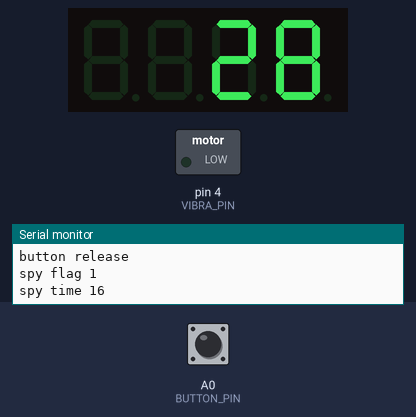
A program run on a simulated Arduino Pro Mini, built with avr-gcc and run on an emulated ATmega328P. On the bench: 4-digit seven-segment display, switched loads named in the program (green lamp = pin HIGH), the last lines printed to the serial monitor. The test bench sets the inputs (shaded band); at power-on: A0 (BUTTON_PIN) HIGH. Random numbers use the default seed unless the program sets one; the audio player accepts every command and is not drawn.

Above: at 9.1 s.
9.2 s: A0 (BUTTON_PIN) pulled LOW for 1.15 s
12.9 s: A0 (BUTTON_PIN) pulled LOW for 1.15 s
At 14.9 s:
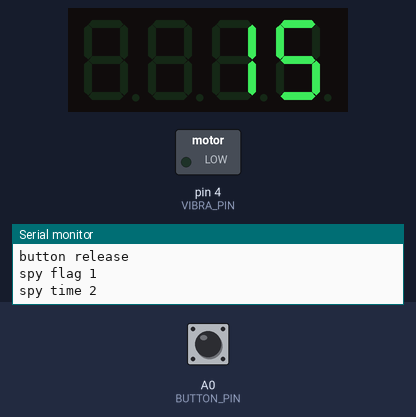
16.6 s: A0 (BUTTON_PIN) pulled LOW for 3.2 s
At 20.3 s:
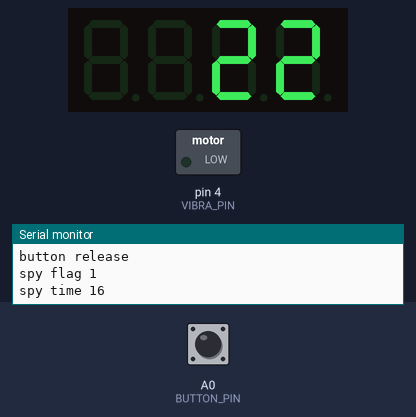
At 42.8 s:
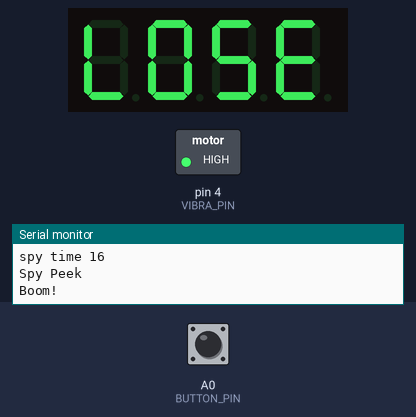
Timing chart, 0 to 43.9 s (numbered marks = the images above; inputs shaded):
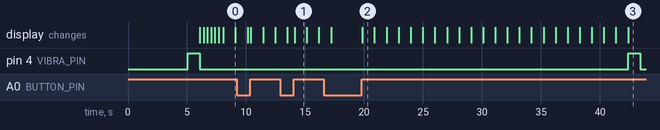

Measured:
- what the display in image 1 shows lasts 1.0 s, from 14.1 s to 15.1 s

The program:

main.cpp
```cpp
#include <Arduino.h>
#define _SS_MAX_RX_BUFF 64
#include <DFRobotDFPlayerMini.h>
#include <SoftwareSerial.h>
#include <TM1637Display.h>

// ############################
//
//  updates: remove 'reset'
//           just flash lose
//
//  move 'odds' of skipping
//    spy mode to top of code
//
// ###########################

// odds of skipping spy mode
//    1/X
const int X = 4;
// The maximum count for the game
const int MAX_COUNT = 30;
// The minimum count for the game
const int MIN_COUNT = 15;

// The amount of time (in milliseconds) between tests
const int COUNTDOWN_DELAY = 1000;
// The analog pin used to generate a random seed
const int RANDOM_SEED_ANALOG_PIN = A6;
// The button pin
const int BUTTON_PIN = A0;
// The vibration motor pin
const int VIBRA_PIN = 4;
// DFPlayer Mini serial pins
const int DF_RX_PIN = 7;  // Arduino RX ← DFPlayer TX
const int DF_TX_PIN = 6;  // Arduino TX → DFPlayer RX (via 1kΩ resistor)

// SD card sound file indices in folder /01/
const int GAME_SOUND_FOLDER = 1;
const int SOUND_SPY = 1;   // 001.mp3 – three-beep spy peek
const int SOUND_BOOM = 2;  // 002.mp3 – explosion

// Meme sounds: folder /02/ on SD card
const int SOUND_MEME_FOLDER = 2;
int memeFileCount = 0;  // populated in setup() via readFileCountsInFolder()

void ( *resetFunc )( void ) = 0;

// Module connection pins (Digital Pins)
const auto CLK = A2;
const auto DIO = A3;
TM1637Display display( CLK, DIO );
SoftwareSerial dfSerial( DF_RX_PIN, DF_TX_PIN );
DFRobotDFPlayerMini dfPlayer;

void
blankDisplay( )
{
    const uint8_t blank[] = { 0, 0, 0, 0 };
    display.setSegments( blank );
}

void
loseDisplay( )
{
    const uint8_t lose[] = { 0X38, 0X3F, 0X6D, 0X79 };
    display.setSegments( lose );
}

void
rstDisplay( )
{
    const uint8_t reset[] = { 0X00, 0X50, 0X6D, 0X78 };
    display.setSegments( reset );
}

void
printDFPlayerDetail( uint8_t type, int value )
{
    switch ( type )
    {
    case TimeOut:
        Serial.println( "DF: timed out (no response)" );
        break;
    case DFPlayerCardInserted:
        Serial.println( "DF: SD inserted" );
        break;
    case DFPlayerCardRemoved:
        Serial.println( "DF: SD removed" );
        break;
    case DFPlayerCardOnline:
        Serial.println( "DF: SD online" );
        break;
    case DFPlayerPlayFinished:
        Serial.print( "DF: finished file #" );
        Serial.println( value );
        break;
    case DFPlayerError:
        Serial.print( "DF error: " );
        switch ( value )
        {
        case Busy:
            Serial.println( "no SD / busy" );
            break;
        case Sleeping:
            Serial.println( "sleeping" );
            break;
        case FileIndexOut:
            Serial.println( "file index out of range" );
            break;
        case FileMismatch:
            Serial.println( "file not found" );
            break;
        default:
            Serial.println( value );
            break;
        }
        break;
    default:
        break;
    }
}

void
playMeme( int track )
{
    Serial.print( "Meme track: " );
    Serial.println( track );
    dfPlayer.playFolder( SOUND_MEME_FOLDER, track );
    delay( 200 );  // let the player start before polling
    unsigned long start = millis( );
    while ( millis( ) - start < 30000UL )
    {
        if ( dfPlayer.available( ) )
        {
            uint8_t type = dfPlayer.readType( );
            if ( type == DFPlayerPlayFinished )
                break;
            printDFPlayerDetail( type, dfPlayer.read( ) );
        }
    }
}

void
spyPeek( )
{
    Serial.println( "Spy Peek" );
    dfPlayer.playFolder( GAME_SOUND_FOLDER, SOUND_SPY );
    delay( 1000 );
}

void
boom( )
{
    Serial.println( "Boom!" );
    loseDisplay( );
    dfPlayer.playFolder( GAME_SOUND_FOLDER, SOUND_BOOM );
    digitalWrite( VIBRA_PIN, HIGH );
    delay( 1000 );
    digitalWrite( VIBRA_PIN, LOW );
    delay( 500 );
    digitalWrite( VIBRA_PIN, HIGH );
    delay( 1000 );
    digitalWrite( VIBRA_PIN, LOW );
    delay( 500 );
    digitalWrite( VIBRA_PIN, HIGH );
    delay( 1000 );
    digitalWrite( VIBRA_PIN, LOW );
    delay( 4000 );
}

void
blinkLose( )
{
    delay( 100 );
    blankDisplay( );
    delay( 300 );
    loseDisplay( );
}

bool
buttonReleased( )
{
    return digitalRead( BUTTON_PIN ) == HIGH;
}

//***********************************
// Execute active game play
// Return true on timeout
//***********************************
void
playGame( int count = MAX_COUNT, int spy = 5, bool spyflag = true )
{
    while ( buttonReleased( ) )
    {
        // update display
        display.showNumberDec( count, false );
        // check for spy time
        if ( ( count == spy ) && ( spyflag ) )
        {
            spyPeek( );
            --count;
            // update display
            display.showNumberDec( count, false );
        }

        // Here is time has run out!
        else
        {
            if ( count <= 0 )
            {
                boom( );
                while ( buttonReleased( ) )
                {
                    blinkLose( );
                }
                if ( memeFileCount > 0 )
                {
                    playMeme( random( 1, memeFileCount + 1 ) );
                }
                return;
            }
        }
        if ( !( ( count == spy ) && ( spyflag ) ) )
        {
            delay( COUNTDOWN_DELAY );
            --count;
        }
    }
}

void
setup( )
{
    display.setBrightness( 7 );
    pinMode( BUTTON_PIN, INPUT_PULLUP );
    pinMode( VIBRA_PIN, OUTPUT );
    randomSeed( analogRead( RANDOM_SEED_ANALOG_PIN ) + millis( ) );

    //  TESTING ONLY
    Serial.begin( 9600 );  // To debug search and replace (Ctl-F) "////Serial." with "//Serial." or
                           // reverse...
    Serial.println( "Program start." );

    dfSerial.begin( 9600 );
    delay( 1000 );  // YX5200 needs ~1 s to boot before accepting commands
    // second arg false = no ACK; YX5200 clones often don't send one
    if ( !dfPlayer.begin( dfSerial, false ) )
    {
        Serial.println( "DFPlayer init failed!" );
        while ( true )
            ;
    }
    dfPlayer.volume( 25 );  // 0–30

    Serial.print( "Volume readback : " );
    Serial.println( dfPlayer.readVolume( ) );
    Serial.print( "Files on SD     : " );
    Serial.println( dfPlayer.readFileCounts( ) );
    Serial.print( "Folders on SD   : " );
    Serial.println( dfPlayer.readFolderCounts( ) );
    memeFileCount = dfPlayer.readFileCountsInFolder( SOUND_MEME_FOLDER );
    Serial.print( "Meme files (/02/): " );
    Serial.println( memeFileCount );
    delay( 200 );

    Serial.println( "--- Test 1: playFolder(1,1) ---" );
    dfPlayer.playFolder( GAME_SOUND_FOLDER, SOUND_SPY );
    delay( 3000 );
    dfPlayer.stop( );
    delay( 300 );

    Serial.println( "DFPlayer ready." );

    // flash vibration motor to indicate ready
    digitalWrite( VIBRA_PIN, HIGH );
    delay( 1000 );
    digitalWrite( VIBRA_PIN, LOW );

    // blink display to indicate ready
    for ( int i = 0; i < 3; ++i )
    {
        const uint8_t allSegments[] = { 0X7F, 0XFF, 0X7F, 0X7F };
        display.setSegments( allSegments );  // all segments on
        delay( 300 );
        blankDisplay( );
        delay( 300 );
    }
}

void
loop( )
{
    if ( dfPlayer.available( ) )
        printDFPlayerDetail( dfPlayer.readType( ), dfPlayer.read( ) );

    blankDisplay( );

    if ( buttonReleased( ) )
    {
        delay( 30 );
        Serial.println( "button release" );
        const int count = random( MIN_COUNT, MAX_COUNT );
        const int spy = random( count );
        const bool spyflag = random( 0, X ) != 0;
        Serial.print( "spy flag " );
        Serial.println( spyflag );
        Serial.print( "spy time " );
        Serial.println( spy );

        // start game
        playGame( count, spy, spyflag );
        delay( 30 );
    }
}
```
